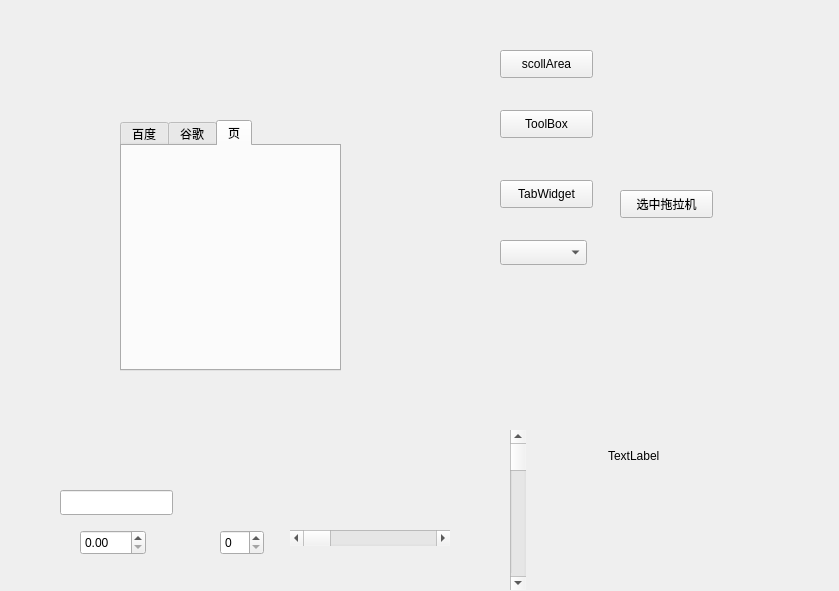
<?xml version="1.0" encoding="UTF-8"?>
<ui version="4.0">
 <class>Widget</class>
 <widget class="QWidget" name="Widget">
  <property name="geometry">
   <rect>
    <x>0</x>
    <y>0</y>
    <width>839</width>
    <height>591</height>
   </rect>
  </property>
  <property name="windowTitle">
   <string>Widget</string>
  </property>
  <widget class="QStackedWidget" name="stackedWidget">
   <property name="geometry">
    <rect>
     <x>10</x>
     <y>10</y>
     <width>351</width>
     <height>431</height>
    </rect>
   </property>
   <property name="currentIndex">
    <number>2</number>
   </property>
   <widget class="QWidget" name="page_4">
    <widget class="QScrollArea" name="scrollArea">
     <property name="geometry">
      <rect>
       <x>56</x>
       <y>15</y>
       <width>151</width>
       <height>441</height>
      </rect>
     </property>
     <property name="widgetResizable">
      <bool>true</bool>
     </property>
     <widget class="QWidget" name="scrollAreaWidgetContents_2">
      <property name="geometry">
       <rect>
        <x>0</x>
        <y>0</y>
        <width>149</width>
        <height>439</height>
       </rect>
      </property>
      <layout class="QVBoxLayout" name="verticalLayout">
       <item>
        <widget class="QPushButton" name="pushButton_5">
         <property name="text">
          <string>PushButton</string>
         </property>
        </widget>
       </item>
       <item>
        <widget class="QPushButton" name="pushButton_6">
         <property name="text">
          <string>PushButton</string>
         </property>
        </widget>
       </item>
       <item>
        <widget class="QPushButton" name="pushButton_7">
         <property name="text">
          <string>PushButton</string>
         </property>
        </widget>
       </item>
       <item>
        <widget class="QPushButton" name="pushButton_8">
         <property name="text">
          <string>PushButton</string>
         </property>
        </widget>
       </item>
       <item>
        <widget class="QPushButton" name="pushButton_19">
         <property name="text">
          <string>PushButton</string>
         </property>
        </widget>
       </item>
       <item>
        <widget class="QPushButton" name="pushButton_15">
         <property name="text">
          <string>PushButton</string>
         </property>
        </widget>
       </item>
       <item>
        <widget class="QPushButton" name="pushButton_14">
         <property name="text">
          <string>PushButton</string>
         </property>
        </widget>
       </item>
       <item>
        <widget class="QPushButton" name="pushButton_13">
         <property name="text">
          <string>PushButton</string>
         </property>
        </widget>
       </item>
       <item>
        <widget class="QPushButton" name="pushButton_12">
         <property name="text">
          <string>PushButton</string>
         </property>
        </widget>
       </item>
       <item>
        <widget class="QPushButton" name="pushButton_11">
         <property name="text">
          <string>PushButton</string>
         </property>
        </widget>
       </item>
       <item>
        <widget class="QPushButton" name="pushButton_10">
         <property name="text">
          <string>PushButton</string>
         </property>
        </widget>
       </item>
      </layout>
     </widget>
    </widget>
   </widget>
   <widget class="QWidget" name="page_5">
    <widget class="QToolBox" name="toolBox">
     <property name="geometry">
      <rect>
       <x>110</x>
       <y>70</y>
       <width>111</width>
       <height>171</height>
      </rect>
     </property>
     <property name="currentIndex">
      <number>1</number>
     </property>
     <widget class="QWidget" name="page">
      <property name="geometry">
       <rect>
        <x>0</x>
        <y>0</y>
        <width>100</width>
        <height>30</height>
       </rect>
      </property>
      <attribute name="label">
       <string>家人</string>
      </attribute>
     </widget>
     <widget class="QWidget" name="page_3">
      <property name="geometry">
       <rect>
        <x>0</x>
        <y>0</y>
        <width>111</width>
        <height>69</height>
       </rect>
      </property>
      <attribute name="label">
       <string>页</string>
      </attribute>
     </widget>
     <widget class="QWidget" name="page_2">
      <property name="geometry">
       <rect>
        <x>0</x>
        <y>0</y>
        <width>100</width>
        <height>30</height>
       </rect>
      </property>
      <attribute name="label">
       <string>朋友</string>
      </attribute>
     </widget>
    </widget>
   </widget>
   <widget class="QWidget" name="page_6">
    <widget class="QTabWidget" name="tabWidget">
     <property name="geometry">
      <rect>
       <x>110</x>
       <y>110</y>
       <width>221</width>
       <height>251</height>
      </rect>
     </property>
     <property name="currentIndex">
      <number>2</number>
     </property>
     <widget class="QWidget" name="tab">
      <attribute name="title">
       <string>百度</string>
      </attribute>
     </widget>
     <widget class="QWidget" name="tab_2">
      <attribute name="title">
       <string>谷歌</string>
      </attribute>
     </widget>
     <widget class="QWidget" name="tab_3">
      <attribute name="title">
       <string>页</string>
      </attribute>
     </widget>
    </widget>
   </widget>
  </widget>
  <widget class="QPushButton" name="btn_scollArea">
   <property name="geometry">
    <rect>
     <x>500</x>
     <y>50</y>
     <width>93</width>
     <height>28</height>
    </rect>
   </property>
   <property name="text">
    <string>scollArea</string>
   </property>
  </widget>
  <widget class="QPushButton" name="btn_ToolBox">
   <property name="geometry">
    <rect>
     <x>500</x>
     <y>110</y>
     <width>93</width>
     <height>28</height>
    </rect>
   </property>
   <property name="text">
    <string>ToolBox</string>
   </property>
  </widget>
  <widget class="QPushButton" name="btn_TabWidget">
   <property name="geometry">
    <rect>
     <x>500</x>
     <y>180</y>
     <width>93</width>
     <height>28</height>
    </rect>
   </property>
   <property name="text">
    <string>TabWidget</string>
   </property>
  </widget>
  <widget class="QComboBox" name="comboBox">
   <property name="geometry">
    <rect>
     <x>500</x>
     <y>240</y>
     <width>87</width>
     <height>25</height>
    </rect>
   </property>
  </widget>
  <widget class="QPushButton" name="btn_select">
   <property name="geometry">
    <rect>
     <x>620</x>
     <y>190</y>
     <width>93</width>
     <height>28</height>
    </rect>
   </property>
   <property name="text">
    <string>选中拖拉机</string>
   </property>
  </widget>
  <widget class="QLineEdit" name="lineEdit">
   <property name="geometry">
    <rect>
     <x>60</x>
     <y>490</y>
     <width>113</width>
     <height>25</height>
    </rect>
   </property>
  </widget>
  <widget class="QSpinBox" name="spinBox">
   <property name="geometry">
    <rect>
     <x>220</x>
     <y>530</y>
     <width>44</width>
     <height>25</height>
    </rect>
   </property>
  </widget>
  <widget class="QDoubleSpinBox" name="doubleSpinBox">
   <property name="geometry">
    <rect>
     <x>80</x>
     <y>530</y>
     <width>66</width>
     <height>25</height>
    </rect>
   </property>
  </widget>
  <widget class="QScrollBar" name="horizontalScrollBar">
   <property name="geometry">
    <rect>
     <x>290</x>
     <y>530</y>
     <width>160</width>
     <height>16</height>
    </rect>
   </property>
   <property name="orientation">
    <enum>Qt::Horizontal</enum>
   </property>
  </widget>
  <widget class="QScrollBar" name="verticalScrollBar">
   <property name="geometry">
    <rect>
     <x>510</x>
     <y>430</y>
     <width>16</width>
     <height>160</height>
    </rect>
   </property>
   <property name="orientation">
    <enum>Qt::Vertical</enum>
   </property>
  </widget>
  <widget class="QLabel" name="label">
   <property name="geometry">
    <rect>
     <x>608</x>
     <y>390</y>
     <width>201</width>
     <height>131</height>
    </rect>
   </property>
   <property name="text">
    <string>TextLabel</string>
   </property>
  </widget>
 </widget>
 <resources/>
 <connections/>
</ui>
